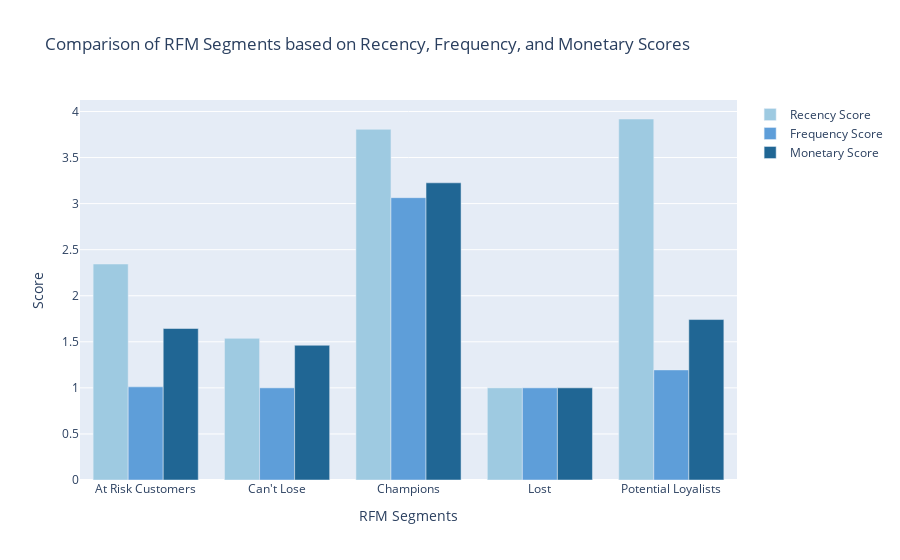

Notebook source saved alongside this figure:
### Code cell
# Calculate the average Recency, Frequency, and Monetary scores for each segment
segment_scores = data.groupby('RFM Customer Segments')['RecencyScore', 'FrequencyScore', 'MonetaryScore'].mean().reset_index()

# Create a grouped bar chart to compare segment scores
fig = go.Figure()

# Add bars for Recency score
fig.add_trace(go.Bar(
    x=segment_scores['RFM Customer Segments'],
    y=segment_scores['RecencyScore'],
    name='Recency Score',
    marker_color='rgb(158,202,225)'
))

# Add bars for Frequency score
fig.add_trace(go.Bar(
    x=segment_scores['RFM Customer Segments'],
    y=segment_scores['FrequencyScore'],
    name='Frequency Score',
    marker_color='rgb(94,158,217)'
))

# Add bars for Monetary score
fig.add_trace(go.Bar(
    x=segment_scores['RFM Customer Segments'],
    y=segment_scores['MonetaryScore'],
    name='Monetary Score',
    marker_color='rgb(32,102,148)'
))

# Update the layout
fig.update_layout(
    title='Comparison of RFM Segments based on Recency, Frequency, and Monetary Scores',
    xaxis_title='RFM Segments',
    yaxis_title='Score',
    barmode='group',
    showlegend=True
)

fig.show()

### Figure 1 — Plotly figure (JSON) as saved in the notebook; plotly's stock layout.template omitted (floating-point values rounded to 4 significant figures)
{"data": [{"marker": {"color": "rgb(158,202,225)"}, "name": "Recency Score", "type": "bar", "x": ["At Risk Customers", "Can't Lose", "Champions", "Lost", "Potential Loyalists"], "y": [2.344, 1.538, 3.806, 1, 3.918]}, {"marker": {"color": "rgb(94,158,217)"}, "name": "Frequency Score", "type": "bar", "x": ["At Risk Customers", "Can't Lose", "Champions", "Lost", "Potential Loyalists"], "y": [1.011, 1, 3.065, 1, 1.195]}, {"marker": {"color": "rgb(32,102,148)"}, "name": "Monetary Score", "type": "bar", "x": ["At Risk Customers", "Can't Lose", "Champions", "Lost", "Potential Loyalists"], "y": [1.644, 1.462, 3.226, 1, 1.742]}], "layout": {"barmode": "group", "showlegend": true, "title": {"text": "Comparison of RFM Segments based on Recency, Frequency, and Monetary Scores"}, "xaxis": {"title": {"text": "RFM Segments"}}, "yaxis": {"title": {"text": "Score"}}}}
